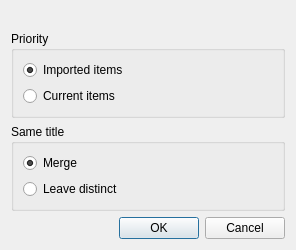
<?xml version="1.0" encoding="UTF-8"?>
<ui version="4.0">
 <class>ItemsMergeDialog</class>
 <widget class="QDialog" name="ItemsMergeDialog">
  <property name="geometry">
   <rect>
    <x>0</x>
    <y>0</y>
    <width>296</width>
    <height>215</height>
   </rect>
  </property>
  <property name="windowTitle">
   <string>Merge tasks</string>
  </property>
  <layout class="QVBoxLayout" name="verticalLayout_3">
   <item>
    <widget class="QLabel" name="TextLabel_">
     <property name="text">
      <string/>
     </property>
    </widget>
   </item>
   <item>
    <widget class="QGroupBox" name="groupBox">
     <property name="title">
      <string>Priority</string>
     </property>
     <layout class="QVBoxLayout" name="verticalLayout">
      <item>
       <widget class="QRadioButton" name="PrioImport_">
        <property name="text">
         <string>Imported items</string>
        </property>
        <property name="checked">
         <bool>true</bool>
        </property>
       </widget>
      </item>
      <item>
       <widget class="QRadioButton" name="PrioCurrent_">
        <property name="text">
         <string>Current items</string>
        </property>
       </widget>
      </item>
     </layout>
    </widget>
   </item>
   <item>
    <widget class="QGroupBox" name="groupBox_2">
     <property name="title">
      <string>Same title</string>
     </property>
     <layout class="QVBoxLayout" name="verticalLayout_2">
      <item>
       <widget class="QRadioButton" name="TitleMerge_">
        <property name="text">
         <string>Merge</string>
        </property>
        <property name="checked">
         <bool>true</bool>
        </property>
       </widget>
      </item>
      <item>
       <widget class="QRadioButton" name="TitleDistinct_">
        <property name="text">
         <string>Leave distinct</string>
        </property>
       </widget>
      </item>
     </layout>
    </widget>
   </item>
   <item>
    <widget class="QDialogButtonBox" name="buttonBox">
     <property name="orientation">
      <enum>Qt::Horizontal</enum>
     </property>
     <property name="standardButtons">
      <set>QDialogButtonBox::Cancel|QDialogButtonBox::Ok</set>
     </property>
    </widget>
   </item>
  </layout>
 </widget>
 <resources/>
 <connections>
  <connection>
   <sender>buttonBox</sender>
   <signal>accepted()</signal>
   <receiver>ItemsMergeDialog</receiver>
   <slot>accept()</slot>
   <hints>
    <hint type="sourcelabel">
     <x>248</x>
     <y>254</y>
    </hint>
    <hint type="destinationlabel">
     <x>157</x>
     <y>274</y>
    </hint>
   </hints>
  </connection>
  <connection>
   <sender>buttonBox</sender>
   <signal>rejected()</signal>
   <receiver>ItemsMergeDialog</receiver>
   <slot>reject()</slot>
   <hints>
    <hint type="sourcelabel">
     <x>316</x>
     <y>260</y>
    </hint>
    <hint type="destinationlabel">
     <x>286</x>
     <y>274</y>
    </hint>
   </hints>
  </connection>
 </connections>
</ui>
